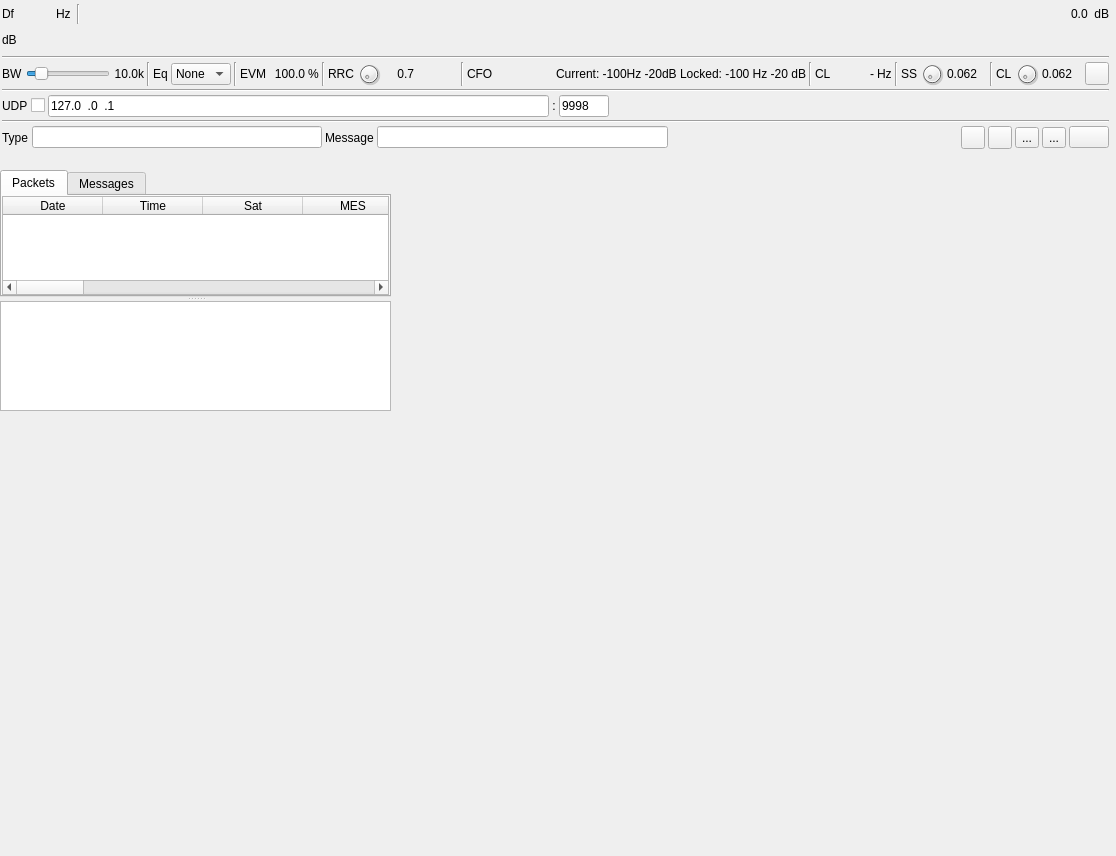
<?xml version="1.0" encoding="UTF-8"?>
<ui version="4.0">
 <class>InmarsatDemodGUI</class>
 <widget class="RollupContents" name="InmarsatDemodGUI">
  <property name="geometry">
   <rect>
    <x>0</x>
    <y>0</y>
    <width>1116</width>
    <height>856</height>
   </rect>
  </property>
  <property name="sizePolicy">
   <sizepolicy hsizetype="Expanding" vsizetype="Expanding">
    <horstretch>0</horstretch>
    <verstretch>0</verstretch>
   </sizepolicy>
  </property>
  <property name="minimumSize">
   <size>
    <width>352</width>
    <height>0</height>
   </size>
  </property>
  <property name="font">
   <font>
    <family>Liberation Sans</family>
    <pointsize>9</pointsize>
   </font>
  </property>
  <property name="focusPolicy">
   <enum>Qt::FocusPolicy::StrongFocus</enum>
  </property>
  <property name="windowTitle">
   <string>Inmarsat Std-C Demodulator</string>
  </property>
  <widget class="QWidget" name="settingsContainer" native="true">
   <property name="geometry">
    <rect>
     <x>0</x>
     <y>0</y>
     <width>1111</width>
     <height>151</height>
    </rect>
   </property>
   <property name="minimumSize">
    <size>
     <width>350</width>
     <height>0</height>
    </size>
   </property>
   <property name="windowTitle">
    <string>Settings</string>
   </property>
   <layout class="QVBoxLayout" name="verticalLayout">
    <property name="spacing">
     <number>3</number>
    </property>
    <property name="leftMargin">
     <number>2</number>
    </property>
    <property name="topMargin">
     <number>2</number>
    </property>
    <property name="rightMargin">
     <number>2</number>
    </property>
    <property name="bottomMargin">
     <number>2</number>
    </property>
    <item>
     <layout class="QHBoxLayout" name="powLayout">
      <property name="topMargin">
       <number>2</number>
      </property>
      <item>
       <widget class="QLabel" name="deltaFrequencyLabel">
        <property name="minimumSize">
         <size>
          <width>16</width>
          <height>0</height>
         </size>
        </property>
        <property name="text">
         <string>Df</string>
        </property>
       </widget>
      </item>
      <item>
       <widget class="ValueDialZ" name="deltaFrequency" native="true">
        <property name="sizePolicy">
         <sizepolicy hsizetype="Maximum" vsizetype="Maximum">
          <horstretch>0</horstretch>
          <verstretch>0</verstretch>
         </sizepolicy>
        </property>
        <property name="minimumSize">
         <size>
          <width>32</width>
          <height>16</height>
         </size>
        </property>
        <property name="font">
         <font>
          <family>Liberation Mono</family>
          <pointsize>12</pointsize>
         </font>
        </property>
        <property name="cursor">
         <cursorShape>PointingHandCursor</cursorShape>
        </property>
        <property name="focusPolicy">
         <enum>Qt::FocusPolicy::StrongFocus</enum>
        </property>
        <property name="toolTip">
         <string>Demod shift frequency from center in Hz</string>
        </property>
       </widget>
      </item>
      <item>
       <widget class="QLabel" name="deltaUnits">
        <property name="text">
         <string>Hz </string>
        </property>
       </widget>
      </item>
      <item>
       <widget class="Line" name="line">
        <property name="orientation">
         <enum>Qt::Orientation::Vertical</enum>
        </property>
       </widget>
      </item>
      <item>
       <spacer name="horizontalSpacer">
        <property name="orientation">
         <enum>Qt::Orientation::Horizontal</enum>
        </property>
        <property name="sizeHint" stdset="0">
         <size>
          <width>40</width>
          <height>20</height>
         </size>
        </property>
       </spacer>
      </item>
      <item>
       <layout class="QHBoxLayout" name="channelPowerLayout">
        <item>
         <widget class="QLabel" name="channelPower">
          <property name="toolTip">
           <string>Channel power</string>
          </property>
          <property name="layoutDirection">
           <enum>Qt::LayoutDirection::RightToLeft</enum>
          </property>
          <property name="text">
           <string>0.0</string>
          </property>
         </widget>
        </item>
        <item>
         <widget class="QLabel" name="channelPowerUnits">
          <property name="text">
           <string> dB</string>
          </property>
         </widget>
        </item>
       </layout>
      </item>
     </layout>
    </item>
    <item>
     <layout class="QHBoxLayout" name="powerLayout">
      <item>
       <widget class="QLabel" name="channelPowerMeterUnits">
        <property name="text">
         <string>dB</string>
        </property>
       </widget>
      </item>
      <item>
       <widget class="LevelMeterSignalDB" name="channelPowerMeter" native="true">
        <property name="sizePolicy">
         <sizepolicy hsizetype="Expanding" vsizetype="MinimumExpanding">
          <horstretch>0</horstretch>
          <verstretch>0</verstretch>
         </sizepolicy>
        </property>
        <property name="minimumSize">
         <size>
          <width>0</width>
          <height>24</height>
         </size>
        </property>
        <property name="font">
         <font>
          <family>Liberation Mono</family>
          <pointsize>8</pointsize>
         </font>
        </property>
        <property name="toolTip">
         <string>Level meter (dB) top trace: average, bottom trace: instantaneous peak, tip: peak hold</string>
        </property>
       </widget>
      </item>
     </layout>
    </item>
    <item>
     <widget class="Line" name="line_5">
      <property name="orientation">
       <enum>Qt::Orientation::Horizontal</enum>
      </property>
     </widget>
    </item>
    <item>
     <layout class="QHBoxLayout" name="phySettingsLayout">
      <item>
       <widget class="QLabel" name="rfBWLabel">
        <property name="text">
         <string>BW</string>
        </property>
       </widget>
      </item>
      <item>
       <widget class="QSlider" name="rfBW">
        <property name="sizePolicy">
         <sizepolicy hsizetype="Expanding" vsizetype="Minimum">
          <horstretch>0</horstretch>
          <verstretch>0</verstretch>
         </sizepolicy>
        </property>
        <property name="minimumSize">
         <size>
          <width>0</width>
          <height>0</height>
         </size>
        </property>
        <property name="toolTip">
         <string>RF bandwidth</string>
        </property>
        <property name="minimum">
         <number>20</number>
        </property>
        <property name="maximum">
         <number>200</number>
        </property>
        <property name="pageStep">
         <number>1</number>
        </property>
        <property name="value">
         <number>40</number>
        </property>
        <property name="orientation">
         <enum>Qt::Orientation::Horizontal</enum>
        </property>
       </widget>
      </item>
      <item>
       <widget class="QLabel" name="rfBWText">
        <property name="minimumSize">
         <size>
          <width>30</width>
          <height>0</height>
         </size>
        </property>
        <property name="text">
         <string>10.0k</string>
        </property>
        <property name="alignment">
         <set>Qt::AlignmentFlag::AlignRight|Qt::AlignmentFlag::AlignTrailing|Qt::AlignmentFlag::AlignVCenter</set>
        </property>
       </widget>
      </item>
      <item>
       <widget class="Line" name="line_2">
        <property name="orientation">
         <enum>Qt::Orientation::Vertical</enum>
        </property>
       </widget>
      </item>
      <item>
       <widget class="QLabel" name="equalizerLabel">
        <property name="text">
         <string>Eq</string>
        </property>
       </widget>
      </item>
      <item>
       <widget class="QComboBox" name="equalizer">
        <property name="toolTip">
         <string>Equalizer</string>
        </property>
        <item>
         <property name="text">
          <string>None</string>
         </property>
        </item>
        <item>
         <property name="text">
          <string>CMA</string>
         </property>
        </item>
        <item>
         <property name="text">
          <string>LMS</string>
         </property>
        </item>
       </widget>
      </item>
      <item>
       <widget class="Line" name="line_4">
        <property name="orientation">
         <enum>Qt::Orientation::Vertical</enum>
        </property>
       </widget>
      </item>
      <item>
       <widget class="QLabel" name="evmLabel">
        <property name="text">
         <string>EVM</string>
        </property>
       </widget>
      </item>
      <item>
       <widget class="QLabel" name="evm">
        <property name="minimumSize">
         <size>
          <width>36</width>
          <height>0</height>
         </size>
        </property>
        <property name="toolTip">
         <string>Error vector magnitude averaged over last second</string>
        </property>
        <property name="text">
         <string>100.0</string>
        </property>
        <property name="alignment">
         <set>Qt::AlignmentFlag::AlignRight|Qt::AlignmentFlag::AlignTrailing|Qt::AlignmentFlag::AlignVCenter</set>
        </property>
       </widget>
      </item>
      <item>
       <widget class="QLabel" name="evmUnits">
        <property name="text">
         <string>%</string>
        </property>
       </widget>
      </item>
      <item>
       <widget class="Line" name="evmLine">
        <property name="orientation">
         <enum>Qt::Orientation::Vertical</enum>
        </property>
       </widget>
      </item>
      <item>
       <widget class="QLabel" name="rrcRolloffLabel">
        <property name="text">
         <string>RRC</string>
        </property>
       </widget>
      </item>
      <item>
       <widget class="QDial" name="rrcRolloff">
        <property name="maximumSize">
         <size>
          <width>24</width>
          <height>24</height>
         </size>
        </property>
        <property name="toolTip">
         <string>Root Raised Cosine Filter rolloff</string>
        </property>
        <property name="maximum">
         <number>100</number>
        </property>
       </widget>
      </item>
      <item>
       <widget class="QLabel" name="rrcRolloffText">
        <property name="minimumSize">
         <size>
          <width>30</width>
          <height>0</height>
         </size>
        </property>
        <property name="text">
         <string>0.7</string>
        </property>
        <property name="alignment">
         <set>Qt::AlignmentFlag::AlignRight|Qt::AlignmentFlag::AlignTrailing|Qt::AlignmentFlag::AlignVCenter</set>
        </property>
       </widget>
      </item>
      <item>
       <spacer name="horizontalSpacer_2">
        <property name="orientation">
         <enum>Qt::Orientation::Horizontal</enum>
        </property>
        <property name="sizeHint" stdset="0">
         <size>
          <width>40</width>
          <height>20</height>
         </size>
        </property>
       </spacer>
      </item>
      <item>
       <widget class="Line" name="pllCoarseLine">
        <property name="orientation">
         <enum>Qt::Orientation::Vertical</enum>
        </property>
       </widget>
      </item>
      <item>
       <widget class="QLabel" name="pllCoarseFreqLabel">
        <property name="text">
         <string>CFO</string>
        </property>
       </widget>
      </item>
      <item>
       <widget class="QLabel" name="pllCoarseFreq">
        <property name="minimumSize">
         <size>
          <width>310</width>
          <height>0</height>
         </size>
        </property>
        <property name="toolTip">
         <string>Coarse frequency offset</string>
        </property>
        <property name="text">
         <string>Current: -100Hz -20dB Locked: -100 Hz -20 dB</string>
        </property>
        <property name="alignment">
         <set>Qt::AlignmentFlag::AlignRight|Qt::AlignmentFlag::AlignTrailing|Qt::AlignmentFlag::AlignVCenter</set>
        </property>
       </widget>
      </item>
      <item>
       <widget class="Line" name="pllFineLine">
        <property name="orientation">
         <enum>Qt::Orientation::Vertical</enum>
        </property>
       </widget>
      </item>
      <item>
       <widget class="QLabel" name="pllFineFreqLabel">
        <property name="text">
         <string>CL</string>
        </property>
       </widget>
      </item>
      <item>
       <widget class="QLabel" name="pllFineFreq">
        <property name="minimumSize">
         <size>
          <width>40</width>
          <height>0</height>
         </size>
        </property>
        <property name="toolTip">
         <string>Costas Loop frequency in Hertz</string>
        </property>
        <property name="text">
         <string>-</string>
        </property>
        <property name="alignment">
         <set>Qt::AlignmentFlag::AlignRight|Qt::AlignmentFlag::AlignTrailing|Qt::AlignmentFlag::AlignVCenter</set>
        </property>
       </widget>
      </item>
      <item>
       <widget class="QLabel" name="pllFineFreqUnits">
        <property name="text">
         <string>Hz</string>
        </property>
       </widget>
      </item>
      <item>
       <widget class="Line" name="rrcRolloffLine">
        <property name="orientation">
         <enum>Qt::Orientation::Vertical</enum>
        </property>
       </widget>
      </item>
      <item>
       <widget class="QLabel" name="ssBWLabel">
        <property name="text">
         <string>SS</string>
        </property>
       </widget>
      </item>
      <item>
       <widget class="QDial" name="ssBW">
        <property name="maximumSize">
         <size>
          <width>24</width>
          <height>24</height>
         </size>
        </property>
        <property name="toolTip">
         <string>Symbol synchronizer loop bandwidth</string>
        </property>
        <property name="maximum">
         <number>1000</number>
        </property>
       </widget>
      </item>
      <item>
       <widget class="QLabel" name="ssBWText">
        <property name="minimumSize">
         <size>
          <width>40</width>
          <height>0</height>
         </size>
        </property>
        <property name="text">
         <string>0.062</string>
        </property>
       </widget>
      </item>
      <item>
       <widget class="Line" name="ssBWLine">
        <property name="orientation">
         <enum>Qt::Orientation::Vertical</enum>
        </property>
       </widget>
      </item>
      <item>
       <widget class="QLabel" name="pllBWLabel">
        <property name="text">
         <string>CL</string>
        </property>
       </widget>
      </item>
      <item>
       <widget class="QDial" name="pllBW">
        <property name="maximumSize">
         <size>
          <width>24</width>
          <height>24</height>
         </size>
        </property>
        <property name="toolTip">
         <string>Costas Loop loop bandwidth</string>
        </property>
        <property name="maximum">
         <number>1000</number>
        </property>
       </widget>
      </item>
      <item>
       <widget class="QLabel" name="pllBWText">
        <property name="minimumSize">
         <size>
          <width>40</width>
          <height>0</height>
         </size>
        </property>
        <property name="text">
         <string>0.062</string>
        </property>
       </widget>
      </item>
      <item>
       <widget class="QToolButton" name="pll">
        <property name="toolTip">
         <string>Green background indicates PLL locked. Check for more details</string>
        </property>
        <property name="text">
         <string/>
        </property>
        <property name="icon">
         <iconset resource="../../../sdrgui/resources/res.qrc">
          <normaloff>:/unlocked.png</normaloff>:/unlocked.png</iconset>
        </property>
        <property name="checkable">
         <bool>true</bool>
        </property>
        <property name="checked">
         <bool>false</bool>
        </property>
       </widget>
      </item>
     </layout>
    </item>
    <item>
     <widget class="Line" name="line_6">
      <property name="orientation">
       <enum>Qt::Orientation::Horizontal</enum>
      </property>
     </widget>
    </item>
    <item>
     <layout class="QHBoxLayout" name="udpLayout">
      <item>
       <widget class="QLabel" name="udpEnabledLabel">
        <property name="text">
         <string>UDP</string>
        </property>
       </widget>
      </item>
      <item>
       <widget class="QCheckBox" name="udpEnabled">
        <property name="toolTip">
         <string>Send packets via UDP</string>
        </property>
        <property name="layoutDirection">
         <enum>Qt::LayoutDirection::RightToLeft</enum>
        </property>
        <property name="text">
         <string/>
        </property>
       </widget>
      </item>
      <item>
       <widget class="QLineEdit" name="udpAddress">
        <property name="minimumSize">
         <size>
          <width>120</width>
          <height>0</height>
         </size>
        </property>
        <property name="focusPolicy">
         <enum>Qt::FocusPolicy::ClickFocus</enum>
        </property>
        <property name="toolTip">
         <string>Destination UDP address</string>
        </property>
        <property name="inputMask">
         <string>000.000.000.000</string>
        </property>
        <property name="text">
         <string>127.0.0.1</string>
        </property>
       </widget>
      </item>
      <item>
       <widget class="QLabel" name="udpSeparator">
        <property name="text">
         <string>:</string>
        </property>
        <property name="alignment">
         <set>Qt::AlignmentFlag::AlignCenter</set>
        </property>
       </widget>
      </item>
      <item>
       <widget class="QLineEdit" name="udpPort">
        <property name="minimumSize">
         <size>
          <width>50</width>
          <height>0</height>
         </size>
        </property>
        <property name="maximumSize">
         <size>
          <width>50</width>
          <height>16777215</height>
         </size>
        </property>
        <property name="focusPolicy">
         <enum>Qt::FocusPolicy::ClickFocus</enum>
        </property>
        <property name="toolTip">
         <string>Destination UDP port</string>
        </property>
        <property name="inputMask">
         <string>00000</string>
        </property>
        <property name="text">
         <string>9998</string>
        </property>
       </widget>
      </item>
      <item>
       <spacer name="horizontalSpacer_4">
        <property name="orientation">
         <enum>Qt::Orientation::Horizontal</enum>
        </property>
        <property name="sizeHint" stdset="0">
         <size>
          <width>40</width>
          <height>20</height>
         </size>
        </property>
       </spacer>
      </item>
     </layout>
    </item>
    <item>
     <widget class="Line" name="line_3">
      <property name="orientation">
       <enum>Qt::Orientation::Horizontal</enum>
      </property>
     </widget>
    </item>
    <item>
     <layout class="QHBoxLayout" name="filterLayout">
      <item>
       <widget class="QLabel" name="filterTypeLabel">
        <property name="text">
         <string>Type</string>
        </property>
       </widget>
      </item>
      <item>
       <widget class="QLineEdit" name="filterType">
        <property name="toolTip">
         <string>Display only packets where the message type field matches the specified regular expression</string>
        </property>
       </widget>
      </item>
      <item>
       <widget class="QLabel" name="filterMessageLabel">
        <property name="text">
         <string>Message</string>
        </property>
       </widget>
      </item>
      <item>
       <widget class="QLineEdit" name="filterMessage">
        <property name="toolTip">
         <string>Display only packets where the message field matches the specified regular expression</string>
        </property>
        <property name="text">
         <string/>
        </property>
       </widget>
      </item>
      <item>
       <spacer name="horizontalSpacer_3">
        <property name="orientation">
         <enum>Qt::Orientation::Horizontal</enum>
        </property>
        <property name="sizeHint" stdset="0">
         <size>
          <width>40</width>
          <height>20</height>
         </size>
        </property>
       </spacer>
      </item>
      <item>
       <widget class="ButtonSwitch" name="useFileTime">
        <property name="maximumSize">
         <size>
          <width>24</width>
          <height>16777215</height>
         </size>
        </property>
        <property name="toolTip">
         <string>Check to use date and time from input file. Uncheck to use date and time from clock.</string>
        </property>
        <property name="text">
         <string/>
        </property>
        <property name="icon">
         <iconset resource="../../../sdrgui/resources/res.qrc">
          <normaloff>:/clockcurrent.png</normaloff>
          <normalon>:/clockfile.png</normalon>:/clockcurrent.png</iconset>
        </property>
       </widget>
      </item>
      <item>
       <widget class="ButtonSwitch" name="logEnable">
        <property name="maximumSize">
         <size>
          <width>24</width>
          <height>16777215</height>
         </size>
        </property>
        <property name="toolTip">
         <string>Start/stop logging of received packets to .csv file</string>
        </property>
        <property name="text">
         <string/>
        </property>
        <property name="icon">
         <iconset resource="../../../sdrgui/resources/res.qrc">
          <normaloff>:/record_off.png</normaloff>:/record_off.png</iconset>
        </property>
       </widget>
      </item>
      <item>
       <widget class="QToolButton" name="logFilename">
        <property name="toolTip">
         <string>Set log .csv filename</string>
        </property>
        <property name="text">
         <string>...</string>
        </property>
        <property name="icon">
         <iconset resource="../../../sdrgui/resources/res.qrc">
          <normaloff>:/save.png</normaloff>:/save.png</iconset>
        </property>
        <property name="checkable">
         <bool>false</bool>
        </property>
       </widget>
      </item>
      <item>
       <widget class="QToolButton" name="logOpen">
        <property name="toolTip">
         <string>Read data from .csv log file</string>
        </property>
        <property name="text">
         <string>...</string>
        </property>
        <property name="icon">
         <iconset resource="../../../sdrgui/resources/res.qrc">
          <normaloff>:/load.png</normaloff>:/load.png</iconset>
        </property>
        <property name="checkable">
         <bool>false</bool>
        </property>
       </widget>
      </item>
      <item>
       <widget class="QPushButton" name="clearTable">
        <property name="toolTip">
         <string>Clear packets from table</string>
        </property>
        <property name="text">
         <string/>
        </property>
        <property name="icon">
         <iconset resource="../../../sdrgui/resources/res.qrc">
          <normaloff>:/bin.png</normaloff>:/bin.png</iconset>
        </property>
       </widget>
      </item>
     </layout>
    </item>
   </layout>
  </widget>
  <widget class="QWidget" name="dataContainer" native="true">
   <property name="geometry">
    <rect>
     <x>0</x>
     <y>170</y>
     <width>391</width>
     <height>241</height>
    </rect>
   </property>
   <property name="sizePolicy">
    <sizepolicy hsizetype="Expanding" vsizetype="Expanding">
     <horstretch>0</horstretch>
     <verstretch>0</verstretch>
    </sizepolicy>
   </property>
   <property name="windowTitle">
    <string>Received Packets</string>
   </property>
   <layout class="QHBoxLayout" name="horizontalLayout_3">
    <property name="leftMargin">
     <number>0</number>
    </property>
    <property name="topMargin">
     <number>0</number>
    </property>
    <property name="rightMargin">
     <number>0</number>
    </property>
    <property name="bottomMargin">
     <number>0</number>
    </property>
    <item>
     <widget class="QSplitter" name="splitter">
      <property name="orientation">
       <enum>Qt::Orientation::Vertical</enum>
      </property>
      <widget class="QTabWidget" name="atab">
       <property name="currentIndex">
        <number>0</number>
       </property>
       <widget class="QWidget" name="packetrsTab">
        <attribute name="title">
         <string>Packets</string>
        </attribute>
        <layout class="QHBoxLayout" name="horizontalLayout">
         <property name="leftMargin">
          <number>0</number>
         </property>
         <property name="topMargin">
          <number>0</number>
         </property>
         <property name="rightMargin">
          <number>0</number>
         </property>
         <property name="bottomMargin">
          <number>0</number>
         </property>
         <item>
          <widget class="QTableWidget" name="packets">
           <property name="toolTip">
            <string>Received packets</string>
           </property>
           <property name="editTriggers">
            <set>QAbstractItemView::EditTrigger::NoEditTriggers</set>
           </property>
           <property name="selectionMode">
            <enum>QAbstractItemView::SelectionMode::SingleSelection</enum>
           </property>
           <property name="selectionBehavior">
            <enum>QAbstractItemView::SelectionBehavior::SelectRows</enum>
           </property>
           <column>
            <property name="text">
             <string>Date</string>
            </property>
            <property name="toolTip">
             <string>Date packet was received</string>
            </property>
           </column>
           <column>
            <property name="text">
             <string>Time</string>
            </property>
            <property name="toolTip">
             <string>Time packet was received</string>
            </property>
           </column>
           <column>
            <property name="text">
             <string>Sat</string>
            </property>
            <property name="toolTip">
             <string>Satellite region</string>
            </property>
           </column>
           <column>
            <property name="text">
             <string>MES</string>
            </property>
            <property name="toolTip">
             <string>Mobile Earth Station</string>
            </property>
           </column>
           <column>
            <property name="text">
             <string>LES</string>
            </property>
            <property name="toolTip">
             <string>Land Earth Station</string>
            </property>
           </column>
           <column>
            <property name="text">
             <string>Type</string>
            </property>
            <property name="toolTip">
             <string>Packet type</string>
            </property>
           </column>
           <column>
            <property name="text">
             <string>Frame</string>
            </property>
            <property name="toolTip">
             <string>Frame number</string>
            </property>
           </column>
           <column>
            <property name="text">
             <string>LCN</string>
            </property>
            <property name="toolTip">
             <string>Logical channel number</string>
            </property>
           </column>
           <column>
            <property name="text">
             <string>ULF (MHz)</string>
            </property>
            <property name="toolTip">
             <string>Uplink frequency</string>
            </property>
           </column>
           <column>
            <property name="text">
             <string>DLF (MHz)</string>
            </property>
            <property name="toolTip">
             <string>Downlink frequency</string>
            </property>
           </column>
           <column>
            <property name="text">
             <string>MsgId</string>
            </property>
            <property name="toolTip">
             <string>Message ID</string>
            </property>
           </column>
           <column>
            <property name="text">
             <string>Priority</string>
            </property>
            <property name="toolTip">
             <string>Priority</string>
            </property>
           </column>
           <column>
            <property name="text">
             <string>Address</string>
            </property>
            <property name="toolTip">
             <string>Address</string>
            </property>
           </column>
           <column>
            <property name="text">
             <string>Message</string>
            </property>
            <property name="toolTip">
             <string>Message</string>
            </property>
           </column>
           <column>
            <property name="text">
             <string>Decode</string>
            </property>
           </column>
           <column>
            <property name="text">
             <string>Data (Hex)</string>
            </property>
            <property name="toolTip">
             <string>Frame data as hex</string>
            </property>
           </column>
          </widget>
         </item>
        </layout>
       </widget>
       <widget class="QWidget" name="messagesTab">
        <attribute name="title">
         <string>Messages</string>
        </attribute>
        <layout class="QHBoxLayout" name="horizontalLayout_2">
         <property name="leftMargin">
          <number>0</number>
         </property>
         <property name="topMargin">
          <number>0</number>
         </property>
         <property name="rightMargin">
          <number>0</number>
         </property>
         <property name="bottomMargin">
          <number>0</number>
         </property>
         <item>
          <widget class="QTableWidget" name="messages">
           <property name="editTriggers">
            <set>QAbstractItemView::EditTrigger::NoEditTriggers</set>
           </property>
           <property name="selectionMode">
            <enum>QAbstractItemView::SelectionMode::SingleSelection</enum>
           </property>
           <property name="selectionBehavior">
            <enum>QAbstractItemView::SelectionBehavior::SelectRows</enum>
           </property>
           <attribute name="horizontalHeaderStretchLastSection">
            <bool>true</bool>
           </attribute>
           <column>
            <property name="text">
             <string>Date</string>
            </property>
            <property name="toolTip">
             <string>Date last part of message was received</string>
            </property>
           </column>
           <column>
            <property name="text">
             <string>Time</string>
            </property>
            <property name="toolTip">
             <string>Time last part of message was received</string>
            </property>
           </column>
           <column>
            <property name="text">
             <string>ID</string>
            </property>
            <property name="toolTip">
             <string>Message ID</string>
            </property>
           </column>
           <column>
            <property name="text">
             <string>Service</string>
            </property>
            <property name="toolTip">
             <string>Service Code</string>
            </property>
           </column>
           <column>
            <property name="text">
             <string>Priority</string>
            </property>
            <property name="toolTip">
             <string>Priority</string>
            </property>
           </column>
           <column>
            <property name="text">
             <string>Address</string>
            </property>
            <property name="toolTip">
             <string>Address</string>
            </property>
           </column>
           <column>
            <property name="text">
             <string>Parts</string>
            </property>
            <property name="toolTip">
             <string>How many parts have been received / Total expected parts</string>
            </property>
           </column>
           <column>
            <property name="text">
             <string>Message</string>
            </property>
            <property name="toolTip">
             <string>Message text</string>
            </property>
           </column>
          </widget>
         </item>
        </layout>
       </widget>
      </widget>
      <widget class="QTextEdit" name="decode">
       <property name="readOnly">
        <bool>true</bool>
       </property>
      </widget>
     </widget>
    </item>
   </layout>
  </widget>
  <widget class="QWidget" name="scopeContainer" native="true">
   <property name="geometry">
    <rect>
     <x>30</x>
     <y>430</y>
     <width>714</width>
     <height>331</height>
    </rect>
   </property>
   <property name="minimumSize">
    <size>
     <width>714</width>
     <height>0</height>
    </size>
   </property>
   <property name="windowTitle">
    <string>Waveforms</string>
   </property>
   <layout class="QVBoxLayout" name="transmittedLayout_2">
    <property name="spacing">
     <number>2</number>
    </property>
    <property name="leftMargin">
     <number>3</number>
    </property>
    <property name="topMargin">
     <number>3</number>
    </property>
    <property name="rightMargin">
     <number>3</number>
    </property>
    <property name="bottomMargin">
     <number>3</number>
    </property>
    <item>
     <widget class="GLScope" name="glScope" native="true">
      <property name="minimumSize">
       <size>
        <width>200</width>
        <height>250</height>
       </size>
      </property>
      <property name="font">
       <font>
        <family>Liberation Mono</family>
        <pointsize>8</pointsize>
       </font>
      </property>
     </widget>
    </item>
    <item>
     <widget class="GLScopeGUI" name="scopeGUI" native="true"/>
    </item>
   </layout>
  </widget>
 </widget>
 <customwidgets>
  <customwidget>
   <class>RollupContents</class>
   <extends>QWidget</extends>
   <header>gui/rollupcontents.h</header>
   <container>1</container>
  </customwidget>
  <customwidget>
   <class>ValueDialZ</class>
   <extends>QWidget</extends>
   <header>gui/valuedialz.h</header>
   <container>1</container>
  </customwidget>
  <customwidget>
   <class>ButtonSwitch</class>
   <extends>QToolButton</extends>
   <header>gui/buttonswitch.h</header>
  </customwidget>
  <customwidget>
   <class>LevelMeterSignalDB</class>
   <extends>QWidget</extends>
   <header>gui/levelmeter.h</header>
   <container>1</container>
  </customwidget>
  <customwidget>
   <class>GLScope</class>
   <extends>QWidget</extends>
   <header>gui/glscope.h</header>
   <container>1</container>
  </customwidget>
  <customwidget>
   <class>GLScopeGUI</class>
   <extends>QWidget</extends>
   <header>gui/glscopegui.h</header>
   <container>1</container>
  </customwidget>
 </customwidgets>
 <tabstops>
  <tabstop>deltaFrequency</tabstop>
  <tabstop>rfBW</tabstop>
  <tabstop>rrcRolloff</tabstop>
  <tabstop>pll</tabstop>
  <tabstop>udpEnabled</tabstop>
  <tabstop>filterType</tabstop>
  <tabstop>filterMessage</tabstop>
  <tabstop>useFileTime</tabstop>
  <tabstop>logEnable</tabstop>
  <tabstop>logFilename</tabstop>
  <tabstop>logOpen</tabstop>
  <tabstop>clearTable</tabstop>
  <tabstop>packets</tabstop>
  <tabstop>atab</tabstop>
  <tabstop>decode</tabstop>
  <tabstop>messages</tabstop>
 </tabstops>
 <resources>
  <include location="../../../sdrgui/resources/res.qrc"/>
 </resources>
 <connections/>
</ui>
